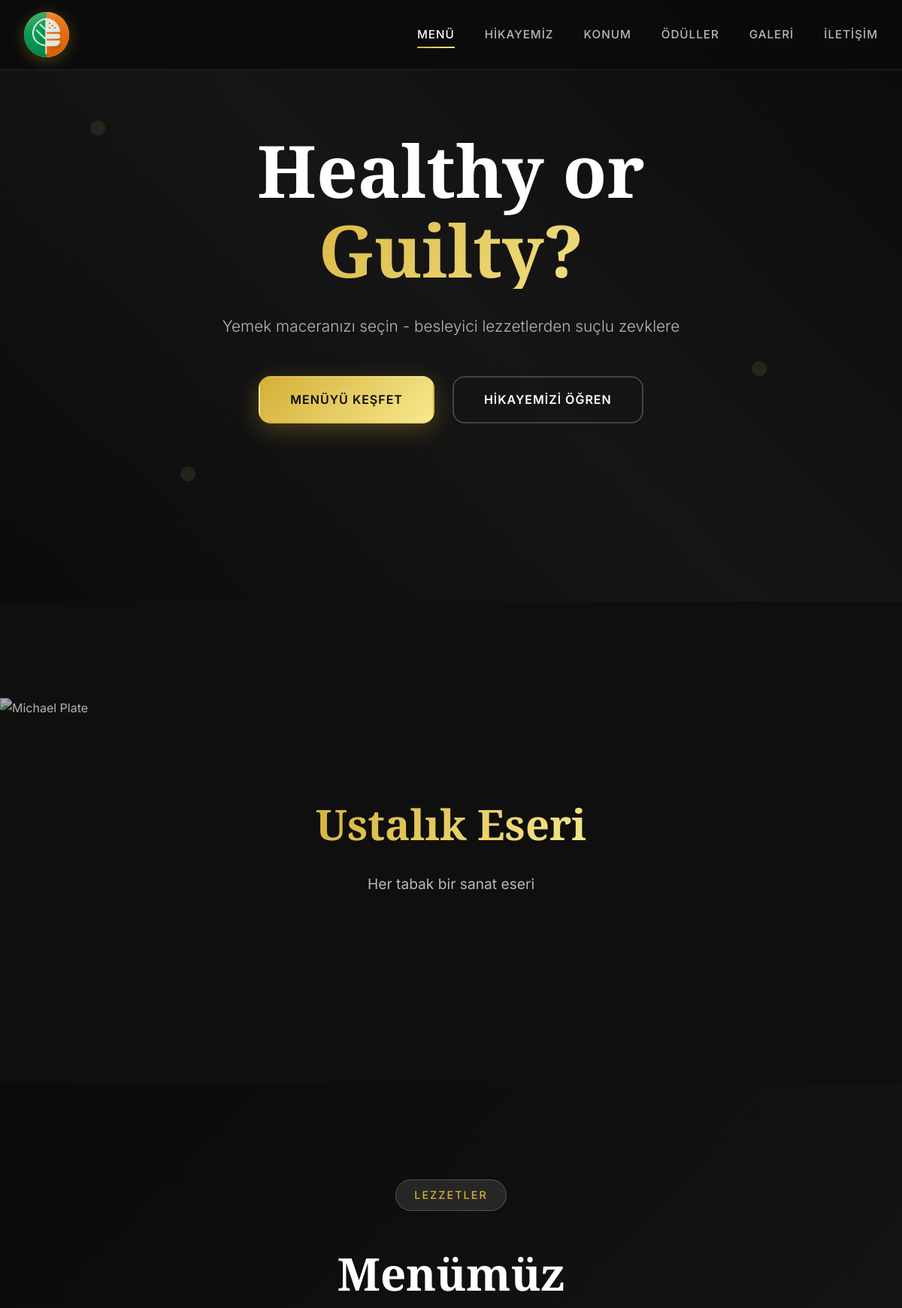
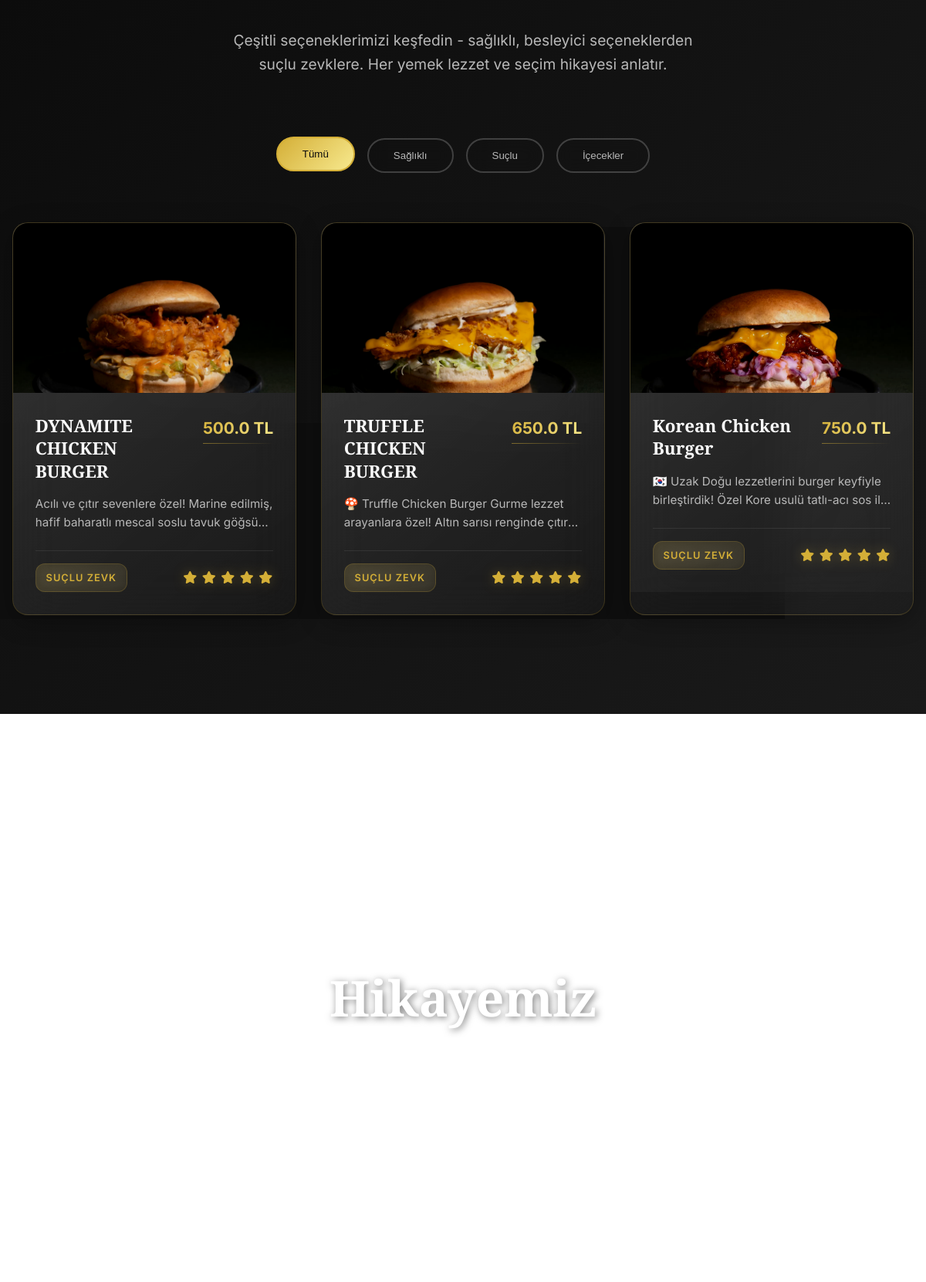
The page / (upper part) on the database its author committed (2 pictures, top to bottom).
### tables this page shows
CREATE TABLE menu_items (
            id INTEGER PRIMARY KEY AUTOINCREMENT,
            isim TEXT NOT NULL,
            aciklama TEXT,
            fiyat REAL NOT NULL,
            kategori TEXT,
            resim TEXT
        );

### app.py (the view)
@app.route("/")
def home():
    menuler = get_menu_items()
    return render_template("index.html", menuler=menuler)

### app.py (called while the page is built)
def get_db_connection():
    conn = sqlite3.connect('menu.db')
    conn.row_factory = sqlite3.Row
    return conn

def get_menu_items():
    conn = get_db_connection()
    cursor = conn.cursor()
    cursor.execute("SELECT id, isim, aciklama, fiyat, kategori, resim FROM menu_items")
    rows = cursor.fetchall()
    conn.close()
    menu_list = []
    for row in rows:
        menu_list.append({
            'id': row[0],
            'isim': row[1],
            'aciklama': row[2],
            'fiyat': row[3],
            'kategori': row[4],
            'resim': row[5]
        })
    return menu_list

### templates/index.html (shortened to what this page needs)
<!DOCTYPE html>
<html lang="tr">
<head>
  <link rel="stylesheet" href="https://cdnjs.cloudflare.com/ajax/libs/font-awesome/6.4.0/css/all.min.css">
  <link href="https://unpkg.com/aos@2.3.1/dist/aos.css" rel="stylesheet">
  <link rel="stylesheet" href="/static/style.css">
</head>
<body>
  <nav class="navbar" id="navbar">
    <div class="nav-container">
      <a href="#" class="logo-container">
        <div class="logo-icon">
          <img src="{{ url_for('static', filename='images/logo.png') }}" alt="Logo">
        </div>
      </a>
      <div class="nav-menu" id="nav-menu">
        <a href="#menu" class="nav-link active">Menü</a>
        <a href="#story" class="nav-link">Hikayemiz</a>
        <a href="#location" class="nav-link">Konum</a>
        <a href="#awards" class="nav-link">Ödüller</a>
        <a href="#gallery" class="nav-link">Galeri</a>
        <a href="#contact" class="nav-link">İletişim</a>
      </div>
    </div>
  </nav>
  <section class="hero" id="hero">
    <div class="hero-video-container">
      <video class="hero-video" autoplay muted loop playsinline>
        <source src="{{ url_for('static', filename='giris-sayfası.mp4') }}" type="video/mp4">
      </video>
      <div class="hero-overlay"></div>
    </div>
    <div class="hero-content">
      <div class="hero-text" data-aos="fade-up" data-aos-duration="1000" data-aos-delay="500">
        <h1 class="hero-title">
          <span class="title-line">Healthy or</span>
          <span class="title-line accent">Guilty?</span>
        </h1>
        <p class="hero-subtitle">Yemek maceranızı seçin - besleyici lezzetlerden suçlu zevklere</p>
        <div class="hero-buttons">
          <a href="#menu" class="btn btn-primary">Menüyü Keşfet</a>
          <a href="#story" class="btn btn-secondary">Hikayemizi Öğren</a>
        </div>
      </div>
    </div>
    <div class="floating-elements">
      <div class="float-element float-1"></div>
      <div class="float-element float-2"></div>
      <div class="float-element float-3"></div>
    </div>
  </section>
  <section class="michael-plate-section" data-aos="zoom-in" data-aos-duration="1000">
    <div class="plate-container">
      <img src="{{ url_for('static', filename='micheal-plate.png') }}" alt="Michael Plate" class="michael-plate-image">
      <div class="plate-overlay">
        <h2>Ustalık Eseri</h2>
        <p>Her tabak bir sanat eseri</p>
      </div>
    </div>
  </section>
  <section id="menu" class="menu-section">
    <div class="section-header" data-aos="fade-up">
      <div class="section-tag">Lezzetler</div>
      <h2 class="section-title">Menümüz</h2>
      <p class="section-subtitle">Çeşitli seçeneklerimizi keşfedin - sağlıklı, besleyici seçeneklerden suçlu zevklere. Her yemek lezzet ve seçim hikayesi anlatır.</p>
    </div>
    <div class="menu-filter" data-aos="fade-up" data-aos-delay="200">
      <button class="filter-btn active" data-filter="all">Tümü</button>
      <button class="filter-btn" data-filter="healthy">Sağlıklı</button>
      <button class="filter-btn" data-filter="guilty">Suçlu</button>
      <button class="filter-btn" data-filter="drinks">İçecekler</button>
    </div>
    <div class="menu-container">
      {% for urun in menuler %}
        <div class="dish-card" data-aos="fade-up" data-aos-delay="{{ loop.index0 * 100 }}" data-category="all">
          <div class="dish-image-container">
            {% if urun.resim %}
              <img src="{{ url_for('static', filename='images/' + urun.resim) }}" alt="{{ urun.isim }}" class="dish-image">
            {% else %}
              <div class="no-image">
                <i class="fas fa-utensils"></i>
              </div>
            {% endif %}
          </div>
          <div class="dish-content">
            <div class="dish-header">
              <h3 class="dish-name">{{ urun.isim }}</h3>
              <div class="dish-price">{{ urun.fiyat }} TL</div>
            </div>
            <p class="dish-description">{{ urun.aciklama or 'Lezzetli bir seçenek sizi bekliyor' }}</p>
            <div class="dish-footer">
              <span class="dish-category">{{ urun.kategori or 'Özel' }}</span>
              <div class="dish-rating">
                <i class="fas fa-star"></i>
                <i class="fas fa-star"></i>
                <i class="fas fa-star"></i>
                <i class="fas fa-star"></i>
                <i class="fas fa-star"></i>
              </div>
            </div>
          </div>
        </div>
      {% endfor %}
    </div>
  </section>
  <section id="story" class="story-section">
    <div class="story-hero" data-aos="fade-up">
      <div class="story-hero-overlay">
        <h2>Hikayemiz</h2>
      </div>
    </div>
    <div class="story-content">
    </div>
  </section>
</body>
</html>

### rows shown on the page
menu_items: resim (picture), isim "DYNAMITE CHICKEN BURGER", fiyat "500.0", aciklama "Acılı ve çıtır sevenlere özel! Marine edilmiş, hafif baharatlı mescal soslu tavuk…", kategori "SUÇLU ZEVK"
menu_items: resim (picture), isim "TRUFFLE CHICKEN BURGER", fiyat "650.0", aciklama "🍄 Truffle Chicken Burger Gurme lezzet arayanlara özel! Altın sarısı renginde…", kategori "SUÇLU ZEVK"
menu_items: resim (picture), isim "Korean Chicken Burger", fiyat "750.0", aciklama "🇰🇷 Uzak Doğu lezzetlerini burger keyfiyle birleştirdik! Özel Kore usulü tatlı-acı sos…", kategori "SUÇLU ZEVK"
